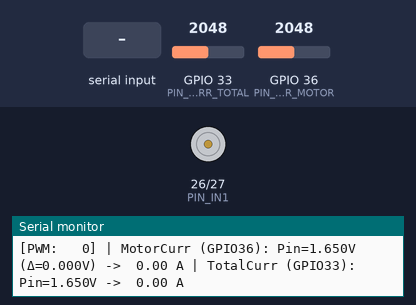
A sketch run on a simulated ESP32. Parts: motor-driver pin pairs drawn as motors (green arrow = first pin HIGH = forward, orange = second pin HIGH = backward, longer = more drive, scaled by the enable pin), the last lines printed to the serial monitor. Inputs (shaded band) come from the test bench; at power-on: GPIO 33 (PIN_CURR_TOTAL) = 2048, GPIO 36 (PIN_CURR_MOTOR) = 2048.

Above: at 3.5 s.
3.6 s: "1\n" received over Serial
At 4.3 s:
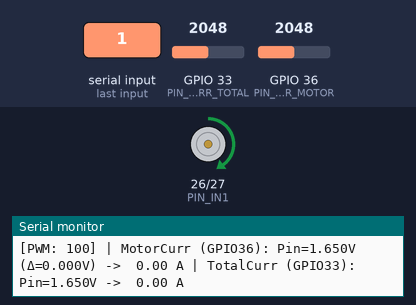
5.1 s: "4\n" received over Serial
At 5.5 s:
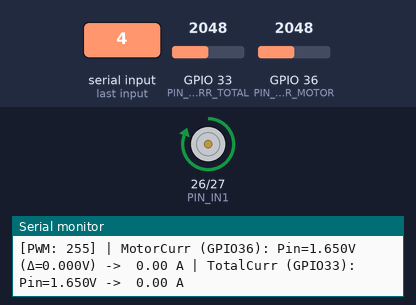
6.6 s: "2\n" received over Serial
At 7.8 s:
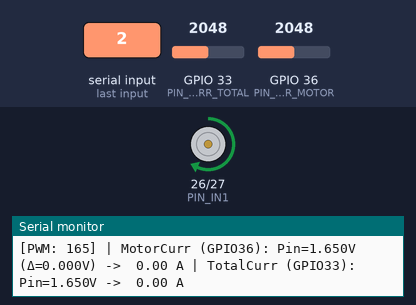
8.1 s: GPIO 33 (PIN_CURR_TOTAL) set to 2543
9.6 s: GPIO 33 (PIN_CURR_TOTAL) set to 2651
11.9 s: GPIO 36 (PIN_CURR_MOTOR) set to 2575
13.4 s: GPIO 36 (PIN_CURR_MOTOR) set to 2672
Timing chart, 0 to 16.4 s (numbered marks = the images above; inputs shaded):
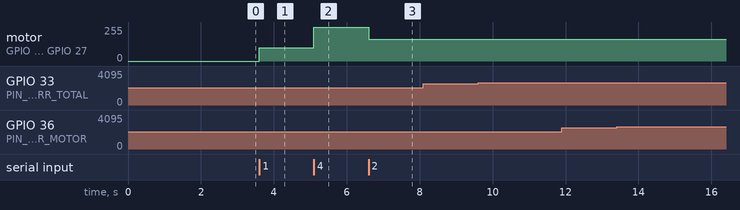

Measured:
- after the input at 3.6 s, motor on GPIO 26 (PIN_IN1) / GPIO 27 (PIN_IN2): stopped → forward 100/255 at once
- after the input at 5.1 s, motor on GPIO 26 (PIN_IN1) / GPIO 27 (PIN_IN2): forward 100/255 → forward 255/255 at once
- after the input at 6.6 s, motor on GPIO 26 (PIN_IN1) / GPIO 27 (PIN_IN2): forward 255/255 → forward 164/255 at once

The sketch:

test_01_current_sensors.ino
```cpp
/*
 * TEST 01: ACS712 Current Sensors (Motor Current on GPIO 36 & Total Current on GPIO 33)
 * -------------------------------------------------------------------------------------
 * Tests:
 * 1. Zero-current quiescent ADC values and voltages (when motor is stopped).
 * 2. Motor spin-up at PWM 100, 150, 200, 255 to measure current under no-load / load.
 * 3. Shows Raw ADC, Pin Voltage (V), and Calculated Amperes (A).
 *
 * Pins:
 * - ACS712 Motor Current: GPIO 36 (VP) via voltage divider
 * - ACS712 Total Current: GPIO 33 via voltage divider
 * - L298N ENA (PWM): GPIO 25
 * - L298N IN1: GPIO 26
 * - L298N IN2: GPIO 27
 */

#include <Arduino.h>

#define PIN_CURR_MOTOR 36   // SENSOR_VP
#define PIN_CURR_TOTAL 33   // ADC1_CH5

#define PIN_PWM        25   // ENA
#define PIN_IN1        26   // IN1
#define PIN_IN2        27   // IN2

const float V_REF = 3.30;
const float ADC_MAX = 4095.0;

// ACS712 parameters:
// 20A module sensitivity = 0.100 V/A (change to 0.185 for 5A, 0.066 for 30A)
const float ACS_SENSITIVITY = 0.100;
// Measured output divider ratio: 1.139V / 2.500V = 0.4556
float acs_divider_factor = 0.456;

float zero_v_motor = 1.139;
float zero_v_total = 1.137;

// Averages 100 samples spaced 200us apart = 20ms window (cancels 5kHz PWM ripple & 50Hz mains noise)
float read_avg_volts(int pin, int samples = 100) {
  uint32_t sum = 0;
  for (int i = 0; i < samples; i++) {
    sum += analogRead(pin);
    delayMicroseconds(200);
  }
  float avg = (float)sum / samples;
  return (avg / ADC_MAX) * V_REF;
}

void set_motor(int pwm) {
  pwm = constrain(pwm, 0, 255);
  #if ESP_ARDUINO_VERSION_MAJOR >= 3
    ledcWrite(PIN_PWM, pwm);
  #else
    ledcWrite(0, pwm);
  #endif

  if (pwm > 0) {
    digitalWrite(PIN_IN1, HIGH);
    digitalWrite(PIN_IN2, LOW);
  } else {
    digitalWrite(PIN_IN1, LOW);
    digitalWrite(PIN_IN2, LOW);
  }
}

void setup() {
  Serial.begin(115200);
  delay(1200);
  Serial.println("\n========================================================");
  Serial.println(" TEST 01: ACS712 CURRENT SENSORS (GPIO 36 & GPIO 33)");
  Serial.println("========================================================");

  analogSetAttenuation(ADC_11db);

  pinMode(PIN_IN1, OUTPUT);
  pinMode(PIN_IN2, OUTPUT);

  #if ESP_ARDUINO_VERSION_MAJOR >= 3
    ledcAttach(PIN_PWM, 5000, 8);
  #else
    ledcSetup(0, 5000, 8);
    ledcAttachPin(PIN_PWM, 0);
  #endif

  set_motor(0);

  pinMode(PIN_CURR_MOTOR, INPUT);
  pinMode(PIN_CURR_TOTAL, INPUT);

  // Measure zero-current quiescent voltage
  Serial.println("\n[1] Motor OFF: Measuring 0A baseline voltage (100 samples)...");
  delay(1000);
  zero_v_motor = read_avg_volts(PIN_CURR_MOTOR, 100);
  zero_v_total = read_avg_volts(PIN_CURR_TOTAL, 100);

  Serial.printf("    Motor Current (GPIO 36) Zero V: %.3f V\n", zero_v_motor);
  Serial.printf("    Total Current (GPIO 33) Zero V: %.3f V\n", zero_v_total);
  Serial.println("--------------------------------------------------------");
  Serial.println("Commands available in Serial Monitor (type and press Enter):");
  Serial.println("  0   -> Motor STOP");
  Serial.println("  1   -> Motor Speed 40%  (PWM 100)");
  Serial.println("  2   -> Motor Speed 65%  (PWM 165)");
  Serial.println("  3   -> Motor Speed 85%  (PWM 215)");
  Serial.println("  4   -> Motor Speed 100% (PWM 255)");
  Serial.println("  cal -> Re-zero calibration at current state");
  Serial.println("========================================================\n");
}

int current_pwm = 0;
unsigned long last_print = 0;

void loop() {
  // Check for serial input commands
  if (Serial.available()) {
    String cmd = Serial.readStringUntil('\n');
    cmd.trim();
    if (cmd == "0") {
      current_pwm = 0;
      set_motor(0);
      Serial.println("\n--> Motor STOPPED");
    } else if (cmd == "1") {
      current_pwm = 100;
      set_motor(100);
      Serial.println("\n--> Motor RUNNING @ PWM 100 (40%)");
    } else if (cmd == "2") {
      current_pwm = 165;
      set_motor(165);
      Serial.println("\n--> Motor RUNNING @ PWM 165 (65%)");
    } else if (cmd == "3") {
      current_pwm = 215;
      set_motor(215);
      Serial.println("\n--> Motor RUNNING @ PWM 215 (85%)");
    } else if (cmd == "4") {
      current_pwm = 255;
      set_motor(255);
      Serial.println("\n--> Motor RUNNING @ FULL SPEED (PWM 255)");
    } else if (cmd.equalsIgnoreCase("cal")) {
      set_motor(0);
      delay(500);
      zero_v_motor = read_avg_volts(PIN_CURR_MOTOR, 100);
      zero_v_total = read_avg_volts(PIN_CURR_TOTAL, 100);
      Serial.printf("\n[RE-CALIB] Zero Motor: %.3f V | Zero Total: %.3f V\n", zero_v_motor, zero_v_total);
    }
  }

  // Periodic display every 300 ms
  if (millis() - last_print >= 300) {
    last_print = millis();

    float v_mot = read_avg_volts(PIN_CURR_MOTOR, 40);
    float v_tot = read_avg_volts(PIN_CURR_TOTAL, 40);

    float eff_sens = ACS_SENSITIVITY * acs_divider_factor;
    float delta_vm = v_mot - zero_v_motor;
    float delta_vt = v_tot - zero_v_total;

    float i_mot = abs(delta_vm / eff_sens);
    float i_tot = abs(delta_vt / eff_sens);

    // Filter tiny ADC noise
    if (i_mot < 0.05) i_mot = 0.0;
    if (i_tot < 0.05) i_tot = 0.0;

    Serial.printf("[PWM: %3d] | MotorCurr (GPIO36): Pin=%.3fV (Δ=%.3fV) -> %5.2f A | TotalCurr (GPIO33): Pin=%.3fV -> %5.2f A\n",
                  current_pwm, v_mot, delta_vm, i_mot, v_tot, i_tot);
  }
}
```
